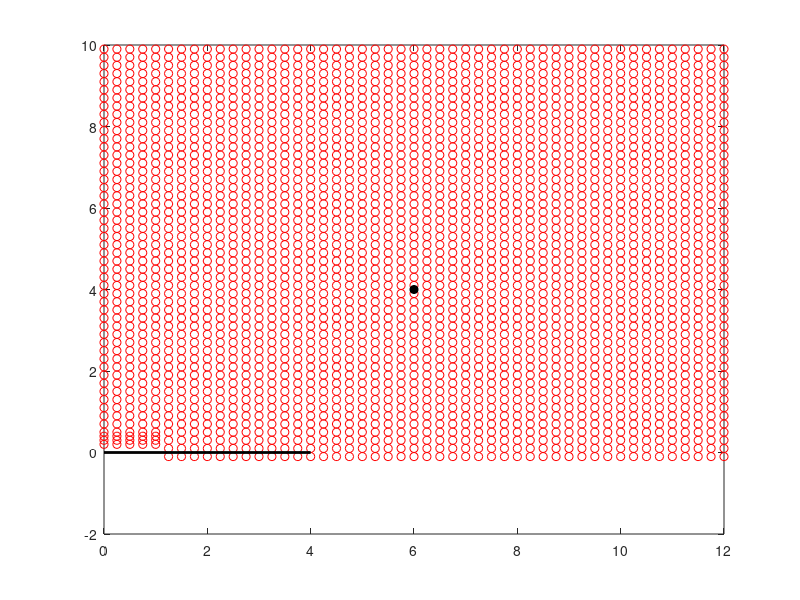

Reproduce this figure in MATLAB. (Note: this script raises an error after producing the figure.)
% example_two_slits_save_contores_0154.m
% Nasser, June 11, 2019
clc;clear; 
%
% To generate the data files 
% x01_pt.mat, y01_pt.mat, u0154_pt.mat
% which used by the file
% example_two_slits_plot_contores_0154.m
% to plot Figure 20 in Section 7 of the paper:
% COMPUTATION OF CONFORMAL INVARIANTS 
%
%
%
z1=6+4i;
for k=1:5
    XY(:,k)=(k-1)/4+i.*[0.2,0.3,0.4,0.5:0.2:10].';
end
for k=6:49
    XY(:,k)=(k-1)/4+i.*[-0.1:0.2:10].';
end
[mx,nx] = size(XY);
figure
plot(real(XY),imag(XY),'or')
hold on
plot([0 4],[0 0],'k','LineWidth',2)
plot(real(z1),imag(z1),'ok','MarkerFaceColor','k')
%
for kx=1:mx
    for jx=1:nx
        x = real(XY(kx,jx));
        y = imag(XY(kx,jx));
        [x+i*y z1]
        u(kx,jx) = cap_of_two_slits(0,1,x+i*y,z1,2^11,0.1,1e-14);
    end
end
%
%
x_XY = real(XY);
y_XY = imag(XY);
save('x01_pt.mat', 'x_XY', '-ascii', '-double');
save('y01_pt.mat', 'y_XY', '-ascii', '-double');
save('u0154_pt.mat', 'u',    '-ascii', '-double');
%

